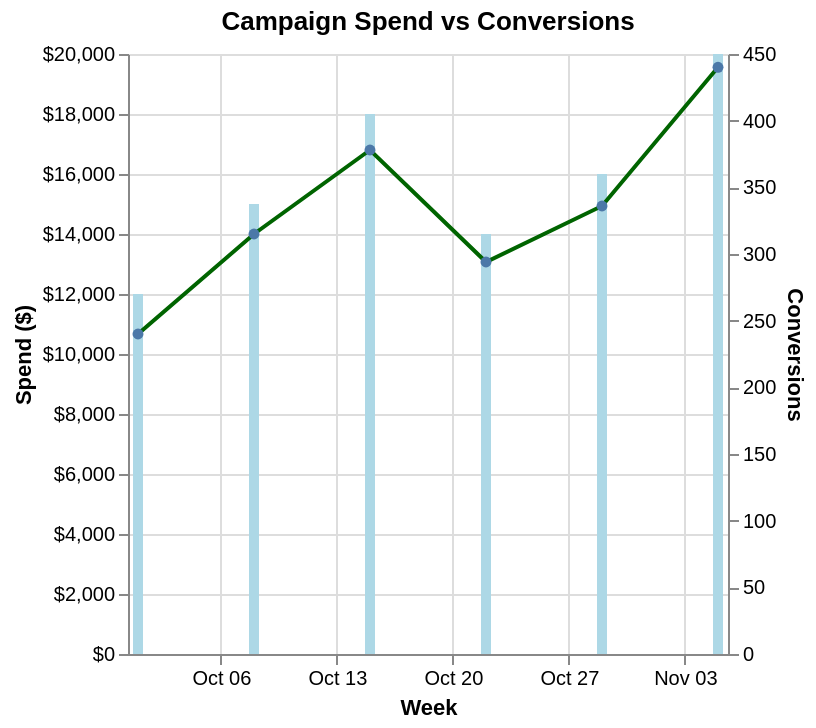

Write a Vega-Lite specification for this figure.
### Vega-Lite specification from a JSON file in a GitHub repository (floating-point values rounded to 4 significant figures)
{"$schema": "https://vega.github.io/schema/vega-lite/v6.json", "description": "Marketing campaign performance", "layer": [{"mark": "bar", "encoding": {"x": {"field": "week", "type": "temporal", "axis": {"title": "Week", "format": "%b %d"}}, "y": {"field": "spend", "type": "quantitative", "axis": {"title": "Spend ($)", "format": "$,.0f"}}, "color": {"value": "lightblue"}}}, {"mark": {"type": "line", "point": true, "color": "darkgreen"}, "encoding": {"x": {"field": "week", "type": "temporal"}, "y": {"field": "conversions", "type": "quantitative", "axis": {"title": "Conversions"}}}}], "data": {"values": [{"week": "2024-10-01", "spend": 12000, "conversions": 240}, {"week": "2024-10-08", "spend": 15000, "conversions": 315}, {"week": "2024-10-15", "spend": 18000, "conversions": 378}, {"week": "2024-10-22", "spend": 14000, "conversions": 294}, {"week": "2024-10-29", "spend": 16000, "conversions": 336}, {"week": "2024-11-05", "spend": 20000, "conversions": 440}]}, "resolve": {"scale": {"y": "independent"}}, "title": "Campaign Spend vs Conversions"}
